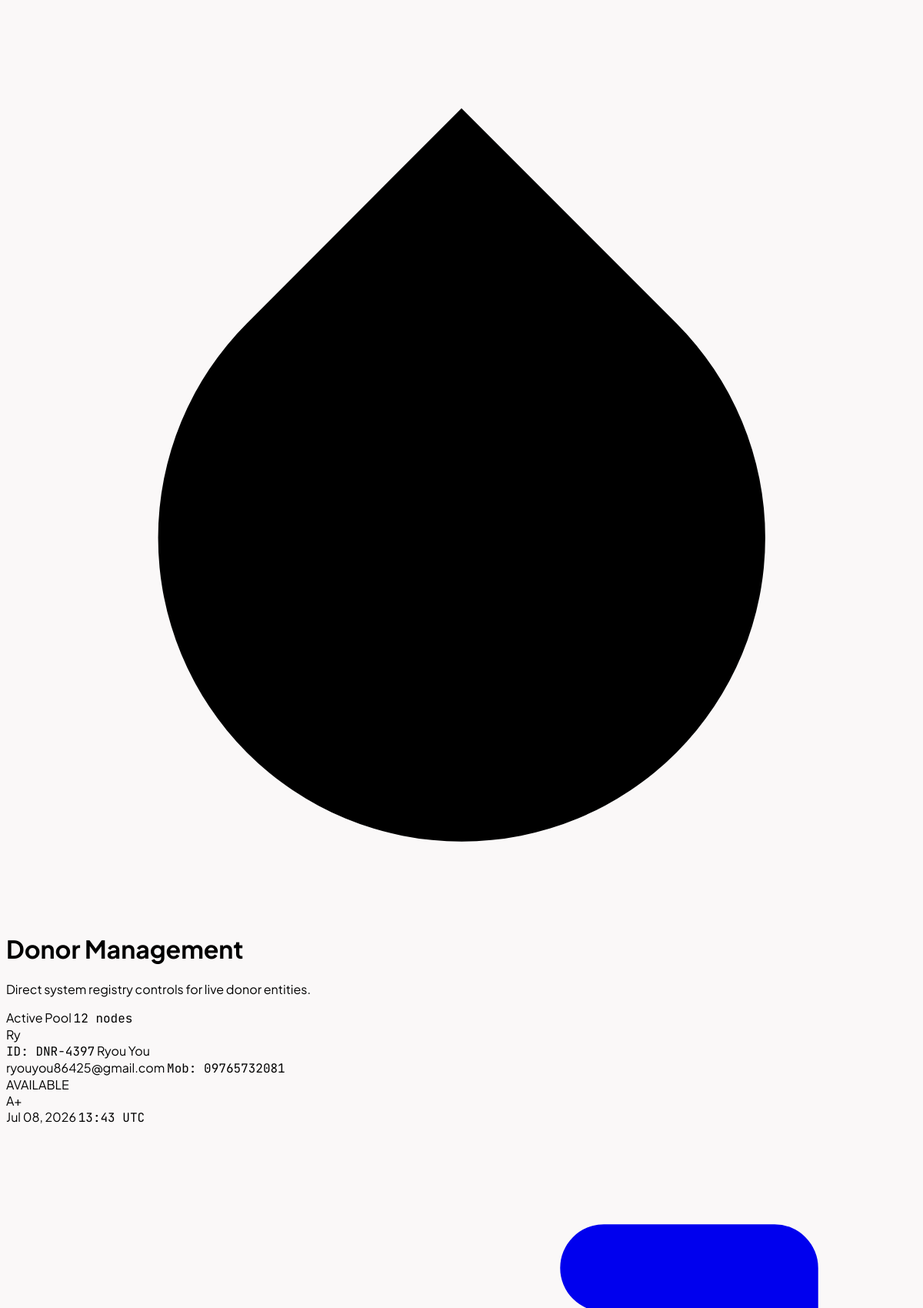
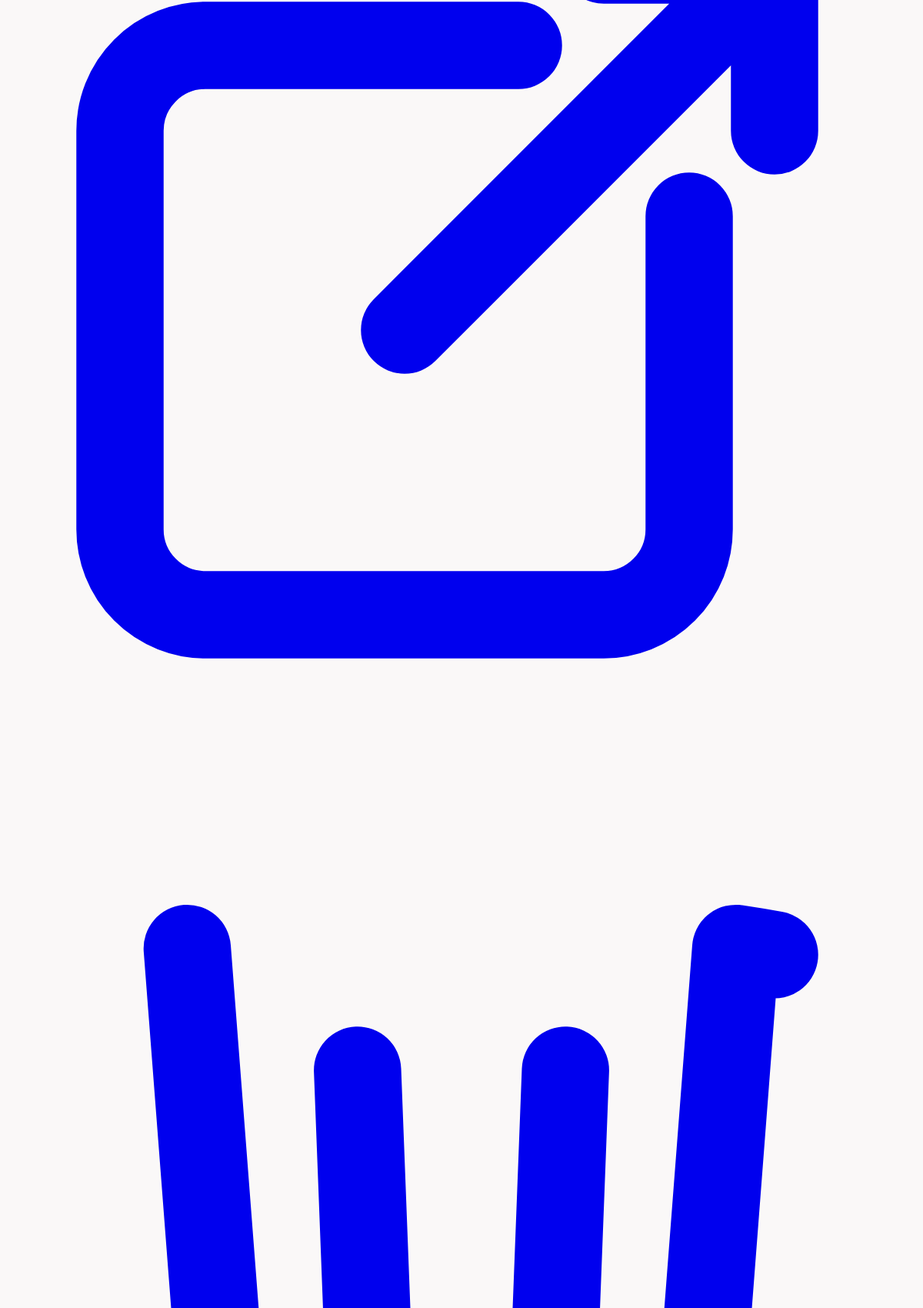
/App/Admin/Presentation/View/donor_management.php (upper part), run on the app's committed database (2 pictures, top to bottom).
### tables this page shows
CREATE TABLE `donors` (
  `id` int(11) NOT NULL,
  `user_id` int(11) NOT NULL,
  `weight` varchar(50) DEFAULT NULL,
  `date_of_birth` date DEFAULT NULL,
  `state_region` varchar(100) DEFAULT NULL,
  `township` varchar(100) DEFAULT NULL,
  `last_donation_date` date DEFAULT NULL,
  `created_at` datetime DEFAULT NULL,
  `profile_photo` varchar(255) DEFAULT NULL
);

CREATE TABLE `users` (
  `user_id` int(11) NOT NULL,
  `google_id` varchar(255) DEFAULT NULL,
  `avatar` varchar(500) DEFAULT NULL,
  `auth_provider` varchar(50) DEFAULT 'local',
  `email` varchar(100) NOT NULL,
  `phone` varchar(20) DEFAULT NULL,
  `password` varchar(255) NOT NULL,
  `blood_group` varchar(10) DEFAULT NULL,
  `address` text DEFAULT NULL,
  `status_id` int(11) NOT NULL,
  `available` tinyint(1) DEFAULT 1,
  `created_at` timestamp NOT NULL DEFAULT current_timestamp(),
  `username` varchar(100) DEFAULT NULL,
  `updated_at` timestamp NOT NULL DEFAULT current_timestamp() ON UPDATE current_timestamp(),
  `deleted_at` timestamp NULL DEFAULT NULL,
  `user_type_id` int(11) NOT NULL,
  `is_verified` tinyint(1) DEFAULT 0,
  `verification_code` varchar(10) DEFAULT NULL,
  `verification_expires_at` datetime DEFAULT NULL,
  `is_active` tinyint(1) DEFAULT 1,
  `is_login` tinyint(1) DEFAULT 0,
  `blood_group_code` varchar(50) DEFAULT NULL,
  `next_available_date` datetime DEFAULT NULL
);

### App/Admin/Presentation/View/donor_management.php (the view, shortened to what this page needs)
<?php
$db = Database::getConnection(); ?>
<?php
$filter = $_GET['filter'] ?? 'donors';
$highlightId = isset($_GET['highlight']) ? (int)$_GET['highlight'] : 0;
$where = 'u.user_type_id = 2';
$stmt = $db->prepare("
    SELECT
        u.user_id,
        u.username,
        u.email,
        u.phone,
        u.is_active,
        u.blood_group,
        u.next_available_date,
        d.date_of_birth,
        d.weight,
        CONCAT('DNR-', u.user_id + 4200) AS donor_id,
        CASE
            WHEN u.is_active != 1 THEN 'INACTIVE'
            WHEN u.available = 1 OR u.next_available_date IS NULL THEN 'AVAILABLE'
            ELSE 'UNAVAILABLE'
        END AS availability_status
    FROM users u
    LEFT JOIN donors d ON d.user_id = u.user_id
    WHERE {$where}
    ORDER BY u.user_id DESC
");
$stmt->execute();
$donors = $stmt->fetchAll();
$pageTitle = match ($filter) {
    'available' => 'Available Donors',
    default => 'Donor Management',
};
?>
<div class="max-w-7xl mx-auto p-4 sm:p-6 lg:p-8 min-h-screen transition-all opacity-0 translate-y-6 ease-out duration-700" id="donorManagementContainer">
    <div class="relative bg-white border border-slate-200/60 rounded-2xl p-6 mb-8 shadow-xs flex flex-col md:flex-row md:items-center md:justify-between gap-6">
        <div class="flex items-center gap-4">
            <div class="w-12 h-12 bg-[#ce2424] text-white rounded-2xl flex items-center justify-center shadow-lg shadow-red-600/10 transform hover:scale-105 transition-transform duration-300">
                <svg xmlns="http://www.w3.org/2000/svg" viewBox="0 0 24 24" fill="currentColor" class="w-6 h-6 text-white">
                    <path d="M12 2.69l5.66 5.66a8 8 0 1 1-11.31 0z" />
                </svg>
            </div>
            <div>
                <h1 class="text-2xl sm:text-3xl font-extrabold text-slate-900 tracking-tight leading-none"><?= htmlspecialchars($pageTitle) ?></h1>
                <p class="text-xs sm:text-sm text-slate-400 font-medium mt-1.5">Direct system registry controls for live donor entities.</p>
            </div>
        </div>
        <div class="flex items-center gap-4 bg-slate-900 text-white px-5 py-3 rounded-2xl shadow-lg border border-slate-800 self-start md:self-auto">
            <div class="flex flex-col">
                <span class="text-[9px] text-slate-400 font-bold uppercase tracking-widest">Active Pool</span>
                <span class="text-lg font-extrabold tracking-tight mt-0.5 mono">
                    <?= sprintf('%02d', count($donors)) ?> <span class="text-xs text-slate-500 font-normal">nodes</span>
                </span>
            </div>
        </div>
    </div>
    <div class="space-y-3">
        <div class="hidden lg:block max-h-[500px] overflow-y-auto pr-1 custom-scroll space-y-3">
            <?php foreach ($donors as $index => $donor): ?>
                <?php $isHighlighted = $highlightId > 0 && (int)$donor['user_id'] === $highlightId; ?>
                <div class="glow-row bg-white border rounded-2xl p-4 grid grid-cols-12 items-center gap-4 transition-all duration-300 transform animate-spring-in shadow-2xs <?= $isHighlighted ? 'border-[#ce2424] ring-2 ring-[#ce2424]/20' : 'border-slate-200/70' ?>"
                    style="animation-delay: <?= $index * 0.03 ?>s;">
                    <div class="col-span-3 flex items-center gap-4 min-w-0">
                        <div class="relative shrink-0">
                            <div class="w-11 h-11 rounded-xl bg-emerald-50 border border-emerald-200/60 text-emerald-600 flex items-center justify-center font-bold text-xs uppercase tracking-wider">
                                <?= mb_substr($donor['username'], 0, 2) ?>
                            </div>
                        </div>
                        <div class="truncate">
                            <span class="text-[10px] font-bold uppercase text-slate-400 tracking-wider mono block">ID: <?= htmlspecialchars($donor['donor_id']) ?></span>
                            <span class="font-bold text-slate-800 text-sm tracking-tight truncate block mt-0.5"><?= htmlspecialchars($donor['username']) ?></span>
                        </div>
                    </div>
                    <div class="col-span-3 min-w-0">
                        <span class="text-slate-700 font-semibold tracking-tight text-sm block truncate"><?= htmlspecialchars($donor['email']) ?></span>
                        <span class="text-xs text-slate-400 font-medium block mt-0.5 mono truncate">Mob: <?= htmlspecialchars($donor['phone'] ?? '—') ?></span>
                    </div>
                    <div class="col-span-2 flex flex-col items-start justify-center pl-4 gap-1">
                        <?php if ($donor['availability_status'] === 'AVAILABLE'): ?>
                            <span class="inline-block px-3 py-1 text-[9px] font-extrabold rounded-lg uppercase tracking-widest border shadow-3xs bg-emerald-500 text-white border-emerald-600 <?= $isHighlighted ? 'ring-2 ring-emerald-300 ring-offset-1' : '' ?>">
                                AVAILABLE
                            </span>
                        <?php elseif ($donor['availability_status'] === 'UNAVAILABLE'): ?>
                            <span class="inline-block px-3 py-1 text-[9px] font-extrabold rounded-lg uppercase tracking-widest border shadow-3xs bg-red-500 text-white border-red-600 <?= $isHighlighted ? 'ring-2 ring-red-300 ring-offset-1' : '' ?>"
                                  title="<?= !empty($donor['eligibility_reasons']) ? 'Eligibility: ' . implode(', ', $donor['eligibility_reasons']) : '' ?>">
                                UNAVAILABLE
                            </span>
                            <?php if (!empty($donor['eligibility_reasons'])): ?>
                                <span class="text-[10px] text-red-500 font-medium mono whitespace-nowrap">
                                    <?= htmlspecialchars(implode(', ', $donor['eligibility_reasons'])) ?>
                                </span>
                            <?php endif; ?>
                            <?php if (!empty($donor['next_available_date'])):
                                $remaining = floor((strtotime($donor['next_available_date']) - time()) / 86400);
                            ?>
                                <span class="text-[10px] text-slate-500 font-medium mono whitespace-nowrap">
                                    Eligible: <?= date('M d, Y', strtotime($donor['next_available_date'])) ?>
                                </span>
                                <span class="text-[10px] font-bold text-amber-600 mono whitespace-nowrap ml-1">
                                    (<?= max(0, $remaining) ?>d rem.)
                                </span>
                            <?php endif; ?>
                        <?php else: ?>
                            <span class="inline-block px-3 py-1 text-[9px] font-extrabold rounded-lg uppercase tracking-widest border shadow-3xs bg-rose-50 text-rose-600 border-rose-200/50 <?= $isHighlighted ? 'ring-2 ring-rose-300 ring-offset-1' : '' ?>">
                                INACTIVE
                            </span>
                        <?php endif; ?>
                    </div>
                    <div class="col-span-1 flex justify-center">
                        <span class="inline-flex items-center justify-center px-2.5 py-1 rounded-lg bg-red-500/5 text-red-500 border border-red-500/10 font-black text-xs shadow-3xs font-mono">
                            <?= htmlspecialchars($donor['blood_group']) ?>
                        </span>
                    </div>
                    <div class="col-span-2 text-right text-slate-500 pr-2">
                        <span class="text-xs font-semibold block">Jul 08, 2026</span>
                        <span class="text-[10px] text-slate-400 block mt-0.5 mono">13:43 UTC</span>
                    </div>
                    <div class="col-span-1 flex items-center justify-end gap-1.5 pr-2">
                        <a href="/BloodConnect/public/admin/user/view?id=<?= $donor['user_id'] ?>&from=donor"
                            title="View Profile"
                            class="p-2 text-slate-400 hover:text-slate-700 hover:bg-slate-50 border border-transparent hover:border-slate-200 rounded-xl transition-all active:scale-90">
                        </a>
                        <a href="/BloodConnect/public/admin/user/delete?id=<?= $donor['user_id'] ?>"
                            onclick="return confirm('Are you sure you want to remove this record?')"
                            title="Delete Account"
                            class="p-2 text-slate-400 hover:text-red-500 hover:bg-rose-50/50 border border-transparent hover:border-rose-100 rounded-xl transition-all active:scale-90">
                        </a>
                    </div>
                </div>
            <?php endforeach; ?>
        </div>
    </div>
</div>

### App/Admin/Presentation/View/donor_management.php (style rules this page uses)
.mono { font-family: 'JetBrains Mono', monospace; }
.animate-spring-in { opacity: 0; animation: springReveal 0.5s cubic-bezier(0.16, 1, 0.3, 1) forwards; }

### data on the page
donors: user.username "Ry", donor_id "DNR-4397", user.username "Ryou You", user.email "ryouyou86425@gmail.com", user.phone "09765732081", user.blood_group "A+"

### other printed values
$pageTitle "Donor Management"
count($donors) "12"
